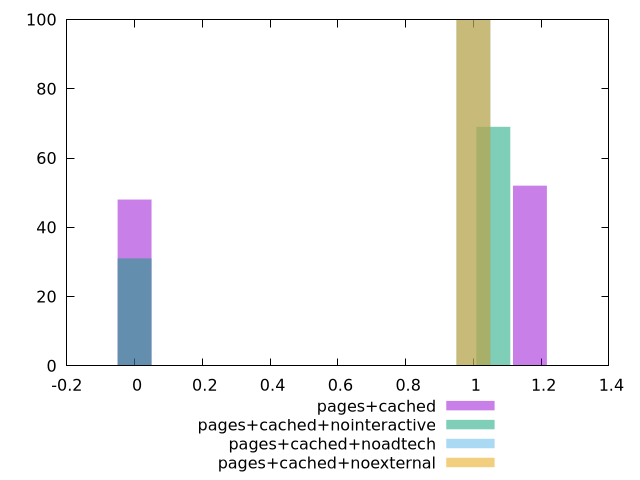

The gnuplot source for this figure:
$_pagesCached <<EOF
0 48
1.167006188819087 52
EOF
$_pagesCachedNointeractive <<EOF
0 31
1.0589285642251802 69
EOF
$_pagesCachedNoadtech <<EOF
1 100
EOF
$_pagesCachedNoexternal <<EOF
1 100
EOF
set key outside below
set terminal pngcairo
set output "report_00004_2020-11-02T20-21-41.718Z/third-party-summary/third-party-summary_pages+cached_pages+cached+nointeractive_pages+cached+noadtech_pages+cached+noexternal+hist.png"
set boxwidth 0.1
set style fill transparent solid 0.5 noborder
set yrange [0:100]
plot $_pagesCached title "pages+cached" with boxes ,$_pagesCachedNointeractive title "pages+cached+nointeractive" with boxes ,$_pagesCachedNoadtech title "pages+cached+noadtech" with boxes ,$_pagesCachedNoexternal title "pages+cached+noexternal" with boxes ,
